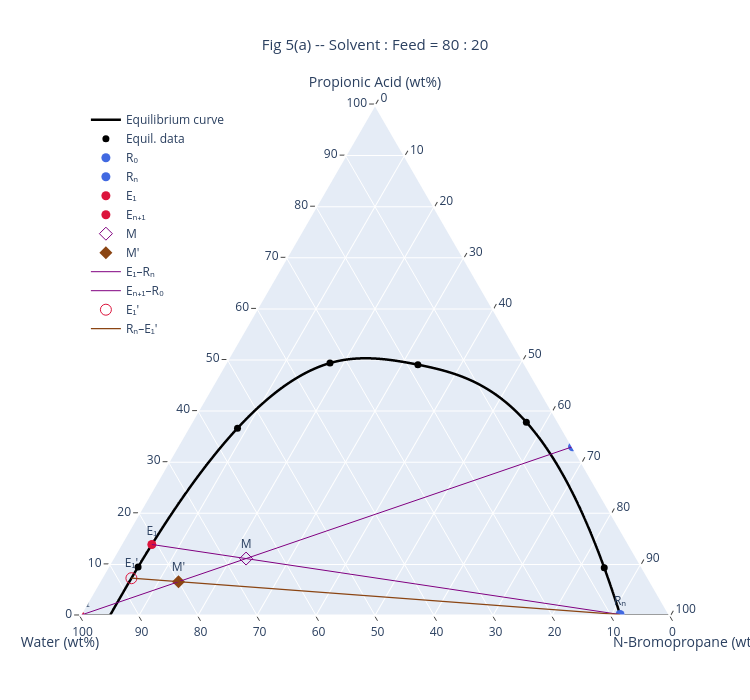
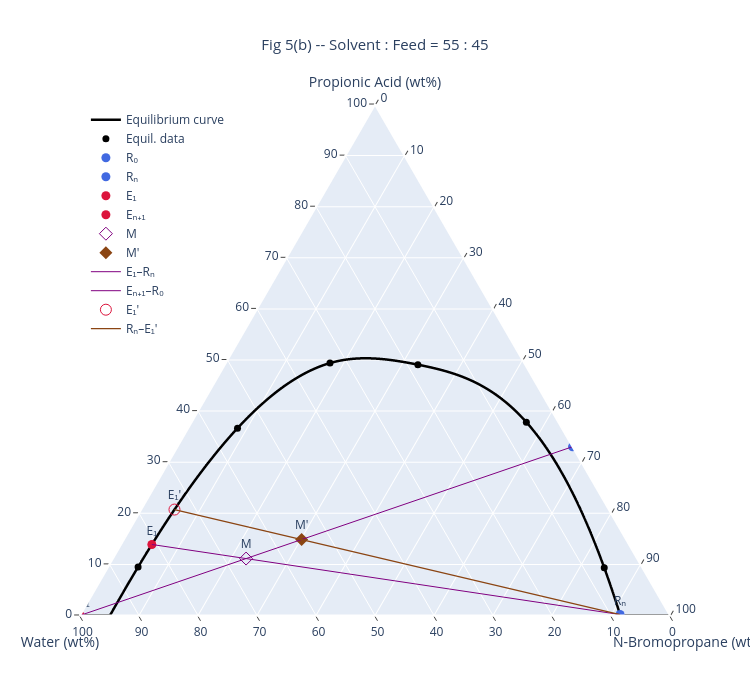

These figures' notebook cell, in order:
### Markdown cell above
## 8. Lever Rule — Fig 5(a) Solvent:Feed = 80:20 and Fig 5(b) = 55:45

### Code cell
pt_Mp_80 = mixing_point(sp.pt_R0, sp.pt_En1, mass_A=0.20, mass_B=0.80)
pt_E1p_80 = find_E1_prime(sp.pt_Rn, pt_Mp_80, system.spline)
fig5a = plot_util.fig_lever_rule(
    system, sp.pt_R0, sp.pt_Rn, sp.pt_E1, sp.pt_En1, pt_M, pt_Mp_80, pt_E1p_80,
    title="Fig 5(a) -- Solvent : Feed = 80 : 20",
)
fig5a.show()

pt_Mp_55 = mixing_point(sp.pt_R0, sp.pt_En1, mass_A=0.45, mass_B=0.55)
pt_E1p_55 = find_E1_prime(sp.pt_Rn, pt_Mp_55, system.spline)
fig5b = plot_util.fig_lever_rule(
    system, sp.pt_R0, sp.pt_Rn, sp.pt_E1, sp.pt_En1, pt_M, pt_Mp_55, pt_E1p_55,
    title="Fig 5(b) -- Solvent : Feed = 55 : 45",
)
fig5b.show()

### Figure 1 — Plotly figure (JSON) as saved in the notebook; plotly's stock layout.template omitted (floating-point values rounded to 4 significant figures; data arrays with more than 128 entries replaced by an {"elided": "..."} marker saying what was removed)
{"data": [{"a": {"elided": "10000 float values"}, "b": {"elided": "10000 float values"}, "c": {"elided": "10000 float values"}, "hovertemplate": "PA:%{a:.1f}%  W:%{b:.1f}%  BP:%{c:.1f}%<extra>Equil. curve</extra>", "line": {"color": "black", "width": 2.5}, "mode": "lines", "name": "Equilibrium curve", "type": "scatterternary"}, {"a": [9.49, 36.65, 49.4, 49.09, 37.83, 9.35], "b": [85.41, 54.98, 32.93, 18.19, 5.43, 6.47], "c": [5.1, 8.37, 17.67, 32.72, 56.74, 84.18], "hovertemplate": "PA:%{a:.2f}%  W:%{b:.2f}%  BP:%{c:.2f}%<extra>Equil. data</extra>", "marker": {"color": "black", "size": 7}, "mode": "markers", "name": "Equil. data", "type": "scatterternary"}, {"a": [33.03], "b": [0], "c": [66.97], "hovertemplate": "<b>R₀</b><br>PA:33.03%  W:0.00%  BP:66.97%<extra></extra>", "marker": {"color": "royalblue", "size": 9, "symbol": "circle"}, "mode": "markers+text", "name": "R₀", "text": ["R₀"], "textposition": "top center", "type": "scatterternary"}, {"a": [0.1804], "b": [8.374], "c": [91.45], "hovertemplate": "<b>Rₙ</b><br>PA:0.18%  W:8.37%  BP:91.45%<extra></extra>", "marker": {"color": "royalblue", "size": 9, "symbol": "circle"}, "mode": "markers+text", "name": "Rₙ", "text": ["Rₙ"], "textposition": "top center", "type": "scatterternary"}, {"a": [13.9], "b": [80.87], "c": [5.232], "hovertemplate": "<b>E₁</b><br>PA:13.90%  W:80.87%  BP:5.23%<extra></extra>", "marker": {"color": "crimson", "size": 9, "symbol": "circle"}, "mode": "markers+text", "name": "E₁", "text": ["E₁"], "textposition": "top center", "type": "scatterternary"}, {"a": [0], "b": [100], "c": [0], "hovertemplate": "<b>Eₙ₊₁</b><br>PA:0.00%  W:100.00%  BP:0.00%<extra></extra>", "marker": {"color": "crimson", "size": 9, "symbol": "circle"}, "mode": "markers+text", "name": "Eₙ₊₁", "text": ["Eₙ₊₁"], "textposition": "top center", "type": "scatterternary"}, {"a": [11.14], "b": [66.28], "c": [22.58], "hovertemplate": "<b>M</b><br>PA:11.14%  W:66.28%  BP:22.58%<extra></extra>", "marker": {"color": "purple", "size": 10, "symbol": "diamond-open"}, "mode": "markers+text", "name": "M", "text": ["M"], "textposition": "top center", "type": "scatterternary"}, {"a": [6.606], "b": [80], "c": [13.39], "hovertemplate": "<b>M'</b><br>PA:6.61%  W:80.00%  BP:13.39%<extra></extra>", "marker": {"color": "saddlebrown", "size": 10, "symbol": "diamond"}, "mode": "markers+text", "name": "M'", "text": ["M'"], "textposition": "top center", "type": "scatterternary"}, {"a": [13.9, 0.1804], "b": [80.87, 8.374], "c": [5.232, 91.45], "line": {"color": "purple", "dash": "solid", "width": 1}, "mode": "lines", "name": "E₁–Rₙ", "showlegend": true, "type": "scatterternary"}, {"a": [0, 33.03], "b": [100, 0], "c": [0, 66.97], "line": {"color": "purple", "dash": "solid", "width": 1}, "mode": "lines", "name": "Eₙ₊₁–R₀", "showlegend": true, "type": "scatterternary"}, {"a": [7.292], "b": [87.64], "c": [5.066], "hovertemplate": "<b>E₁'</b><br>PA:7.29%  W:87.64%  BP:5.07%<extra></extra>", "marker": {"color": "crimson", "size": 11, "symbol": "circle-open"}, "mode": "markers+text", "name": "E₁'", "text": ["E₁'"], "textposition": "top center", "type": "scatterternary"}, {"a": [0.1804, 7.292], "b": [8.374, 87.64], "c": [91.45, 5.066], "line": {"color": "saddlebrown", "dash": "solid", "width": 1.2}, "mode": "lines", "name": "Rₙ–E₁'", "showlegend": true, "type": "scatterternary"}], "layout": {"height": 700, "legend": {"bgcolor": "rgba(255,255,255,0.8)", "x": 0.01, "y": 0.99}, "ternary": {"aaxis": {"dtick": 10, "linewidth": 2, "min": 0, "ticks": "outside", "title": {"text": "Propionic Acid (wt%)"}}, "baxis": {"dtick": 10, "linewidth": 2, "min": 0, "ticks": "outside", "title": {"text": "Water (wt%)"}}, "caxis": {"dtick": 10, "linewidth": 2, "min": 0, "ticks": "outside", "title": {"text": "N-Bromopropane (wt%)"}}, "sum": 100}, "title": {"font": {"size": 15}, "text": "Fig 5(a) -- Solvent : Feed = 80 : 20", "x": 0.5}, "width": 750}}

### Figure 2 — Plotly figure (JSON) as saved in the notebook; plotly's stock layout.template omitted (floating-point values rounded to 4 significant figures; data arrays with more than 128 entries replaced by an {"elided": "..."} marker saying what was removed)
{"data": [{"a": {"elided": "10000 float values"}, "b": {"elided": "10000 float values"}, "c": {"elided": "10000 float values"}, "hovertemplate": "PA:%{a:.1f}%  W:%{b:.1f}%  BP:%{c:.1f}%<extra>Equil. curve</extra>", "line": {"color": "black", "width": 2.5}, "mode": "lines", "name": "Equilibrium curve", "type": "scatterternary"}, {"a": [9.49, 36.65, 49.4, 49.09, 37.83, 9.35], "b": [85.41, 54.98, 32.93, 18.19, 5.43, 6.47], "c": [5.1, 8.37, 17.67, 32.72, 56.74, 84.18], "hovertemplate": "PA:%{a:.2f}%  W:%{b:.2f}%  BP:%{c:.2f}%<extra>Equil. data</extra>", "marker": {"color": "black", "size": 7}, "mode": "markers", "name": "Equil. data", "type": "scatterternary"}, {"a": [33.03], "b": [0], "c": [66.97], "hovertemplate": "<b>R₀</b><br>PA:33.03%  W:0.00%  BP:66.97%<extra></extra>", "marker": {"color": "royalblue", "size": 9, "symbol": "circle"}, "mode": "markers+text", "name": "R₀", "text": ["R₀"], "textposition": "top center", "type": "scatterternary"}, {"a": [0.1804], "b": [8.374], "c": [91.45], "hovertemplate": "<b>Rₙ</b><br>PA:0.18%  W:8.37%  BP:91.45%<extra></extra>", "marker": {"color": "royalblue", "size": 9, "symbol": "circle"}, "mode": "markers+text", "name": "Rₙ", "text": ["Rₙ"], "textposition": "top center", "type": "scatterternary"}, {"a": [13.9], "b": [80.87], "c": [5.232], "hovertemplate": "<b>E₁</b><br>PA:13.90%  W:80.87%  BP:5.23%<extra></extra>", "marker": {"color": "crimson", "size": 9, "symbol": "circle"}, "mode": "markers+text", "name": "E₁", "text": ["E₁"], "textposition": "top center", "type": "scatterternary"}, {"a": [0], "b": [100], "c": [0], "hovertemplate": "<b>Eₙ₊₁</b><br>PA:0.00%  W:100.00%  BP:0.00%<extra></extra>", "marker": {"color": "crimson", "size": 9, "symbol": "circle"}, "mode": "markers+text", "name": "Eₙ₊₁", "text": ["Eₙ₊₁"], "textposition": "top center", "type": "scatterternary"}, {"a": [11.14], "b": [66.28], "c": [22.58], "hovertemplate": "<b>M</b><br>PA:11.14%  W:66.28%  BP:22.58%<extra></extra>", "marker": {"color": "purple", "size": 10, "symbol": "diamond-open"}, "mode": "markers+text", "name": "M", "text": ["M"], "textposition": "top center", "type": "scatterternary"}, {"a": [14.86], "b": [55], "c": [30.14], "hovertemplate": "<b>M'</b><br>PA:14.86%  W:55.00%  BP:30.14%<extra></extra>", "marker": {"color": "saddlebrown", "size": 10, "symbol": "diamond"}, "mode": "markers+text", "name": "M'", "text": ["M'"], "textposition": "top center", "type": "scatterternary"}, {"a": [13.9, 0.1804], "b": [80.87, 8.374], "c": [5.232, 91.45], "line": {"color": "purple", "dash": "solid", "width": 1}, "mode": "lines", "name": "E₁–Rₙ", "showlegend": true, "type": "scatterternary"}, {"a": [0, 33.03], "b": [100, 0], "c": [0, 66.97], "line": {"color": "purple", "dash": "solid", "width": 1}, "mode": "lines", "name": "Eₙ₊₁–R₀", "showlegend": true, "type": "scatterternary"}, {"a": [20.73], "b": [73.62], "c": [5.65], "hovertemplate": "<b>E₁'</b><br>PA:20.73%  W:73.62%  BP:5.65%<extra></extra>", "marker": {"color": "crimson", "size": 11, "symbol": "circle-open"}, "mode": "markers+text", "name": "E₁'", "text": ["E₁'"], "textposition": "top center", "type": "scatterternary"}, {"a": [0.1804, 20.73], "b": [8.374, 73.62], "c": [91.45, 5.65], "line": {"color": "saddlebrown", "dash": "solid", "width": 1.2}, "mode": "lines", "name": "Rₙ–E₁'", "showlegend": true, "type": "scatterternary"}], "layout": {"height": 700, "legend": {"bgcolor": "rgba(255,255,255,0.8)", "x": 0.01, "y": 0.99}, "ternary": {"aaxis": {"dtick": 10, "linewidth": 2, "min": 0, "ticks": "outside", "title": {"text": "Propionic Acid (wt%)"}}, "baxis": {"dtick": 10, "linewidth": 2, "min": 0, "ticks": "outside", "title": {"text": "Water (wt%)"}}, "caxis": {"dtick": 10, "linewidth": 2, "min": 0, "ticks": "outside", "title": {"text": "N-Bromopropane (wt%)"}}, "sum": 100}, "title": {"font": {"size": 15}, "text": "Fig 5(b) -- Solvent : Feed = 55 : 45", "x": 0.5}, "width": 750}}
